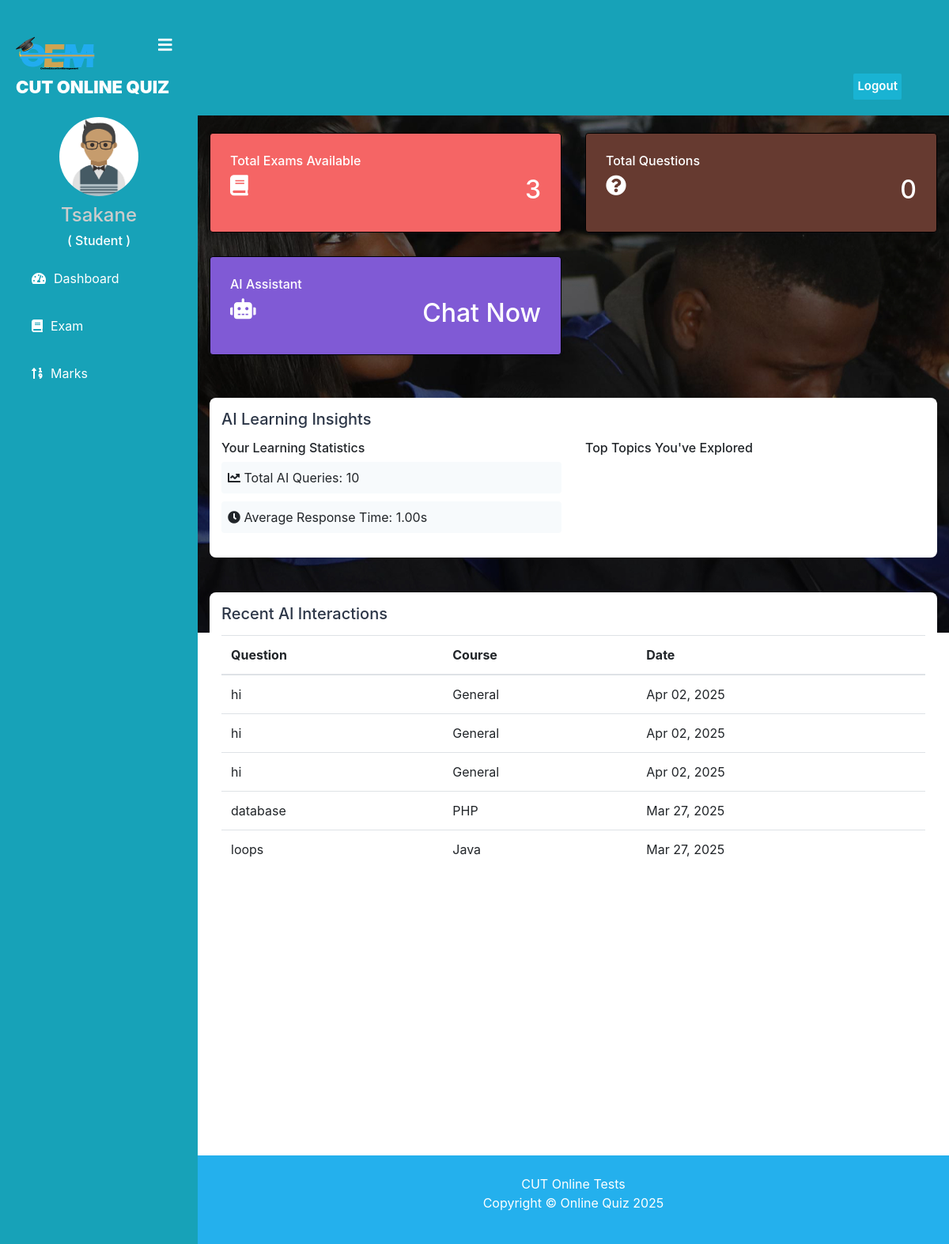
/student/student-dashboard (signed in), run on an earlier commit of the app's database.
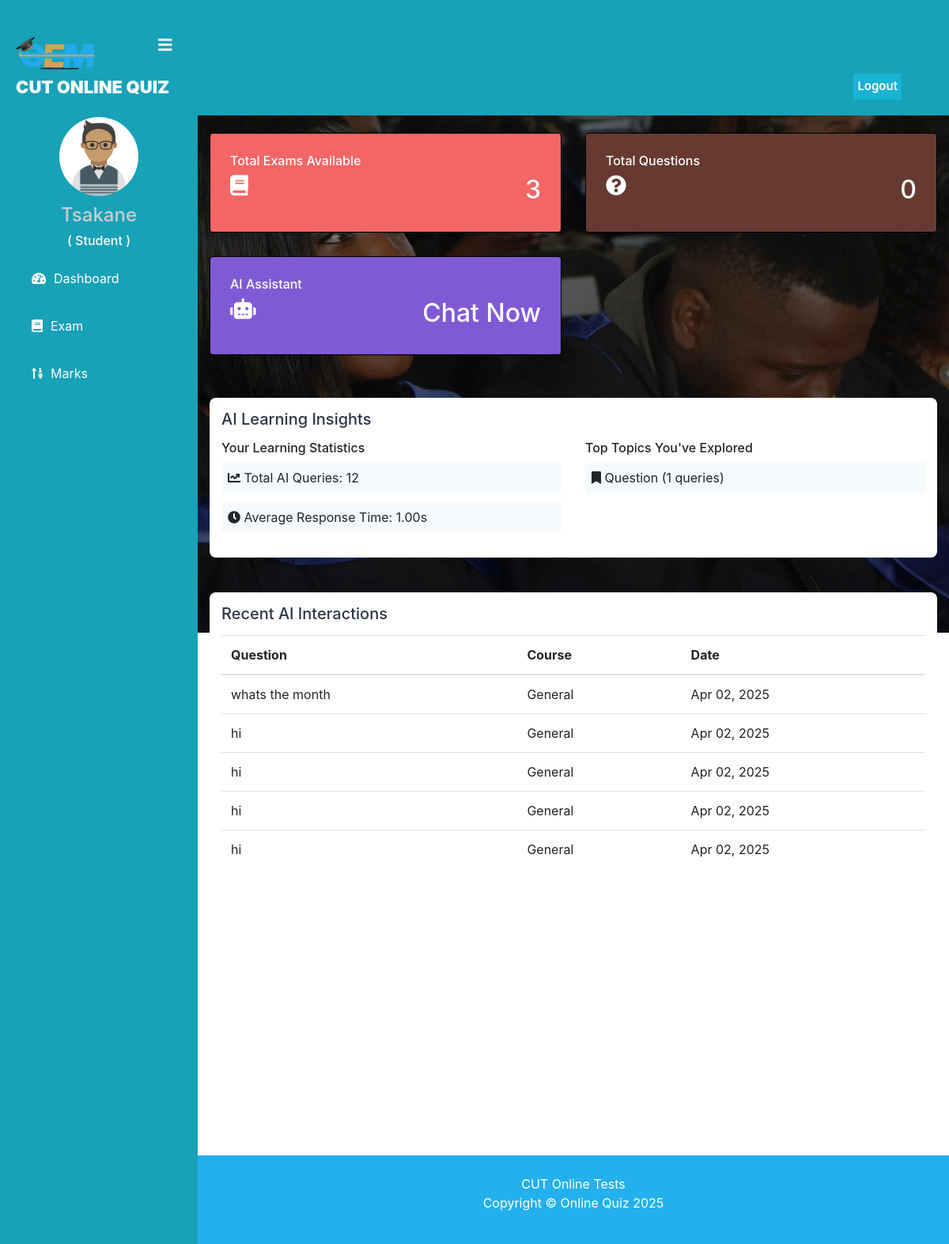
And on a later commit of the database.
### student/models.py (models this page shows, shortened)
class AIChatHistory(models.Model):
    student = models.ForeignKey(Student, on_delete=models.CASCADE)
    question = models.TextField()
    answer = models.TextField()
    timestamp = models.DateTimeField(default=timezone.now)
    course = models.ForeignKey('quiz.Course', on_delete=models.SET_NULL, null=True, blank=True)
    class Meta:
        ordering = ['-timestamp']

### quiz/models.py (models this page shows, shortened)
class Course(models.Model):
   course_name = models.CharField(max_length=50)
   question_number = models.PositiveIntegerField()
   total_marks = models.PositiveIntegerField()

### student/views.py (the view)
# urls.py: path('student-dashboard', views.student_dashboard_view, name='student-dashboard'),
@login_required(login_url='studentlogin')
@user_passes_test(is_student)
def student_dashboard_view(request):
    student = models.Student.objects.get(user_id=request.user.id)
    ai_insights = get_student_ai_insights(student)
    dict={
        'total_course':QMODEL.Course.objects.all().count(),
        'total_question':QMODEL.Question.objects.all().count(),
        'ai_insights': ai_insights,
        'courses': QMODEL.Course.objects.all(),
    }
    return render(request,'student/student_dashboard.html',context=dict)

### student/ai_utils.py (called while the page is built)
def get_student_ai_insights(student):
    try:
        analytics = AIUsageAnalytics.objects.filter(student=student).order_by('-date')[:7]
        recent_chats = AIChatHistory.objects.filter(student=student).order_by('-timestamp')[:5]
        insights = {
            'total_queries': sum(a.total_queries for a in analytics),
            'average_response_time': sum(a.average_response_time for a in analytics) / len(analytics) if analytics else 0,
            'top_topics': get_top_topics(student),
            'recent_chats': recent_chats
        }
        return insights
    except Exception as e:
        logger.error(f"Error getting AI insights for student {student.get_name}: {str(e)}")
        return {
            'total_queries': 0,
            'average_response_time': 0,
            'top_topics': [],
            'recent_chats': []
        }

def get_top_topics(student):
    try:
        analytics = AIUsageAnalytics.objects.filter(student=student)
        topic_frequency = {}
        for analytic in analytics:
            for topic in analytic.topics_covered:
                topic_frequency[topic] = topic_frequency.get(topic, 0) + 1
        return sorted(topic_frequency.items(), key=lambda x: x[1], reverse=True)[:5]
    except Exception as e:
        logger.error(f"Error getting top topics for student {student.get_name}: {str(e)}")
        return []

### student/views.py (called while the page is built)
def is_student(user):
    return user.groups.filter(name='STUDENT').exists()

### templates/student/student_dashboard.html (shortened to what this page needs)
{% extends 'student/studentbase.html' %}
{% load widget_tweaks %}
{% block content %}
<head>
    <link href="http://netdna.bootstrapcdn.com/bootstrap/4.0.0-beta/css/bootstrap.min.css" rel="stylesheet">
    <link rel="stylesheet" href="https://maxcdn.bootstrapcdn.com/bootstrap/4.4.1/css/bootstrap.min.css">
    <link href="https://maxcdn.bootstrapcdn.com/font-awesome/4.3.0/css/font-awesome.min.css" rel="stylesheet">
  </head>
<br><br>
  <div class="container">
    <div class="row">
      <div class="col-md-4 col-xl-6">
        <div class="card bg-c-yellow order-card">
          <div class="card-block">
            <h6 class="m-b-20">Total Exams Available</h6>
           <h2 class="text-right"><i class="fas fa-book f-left"></i><span>{{total_course}}</span></h2>
          </div>
        </div>
      </div>
      <div class="col-md-4 col-xl-6">
        <div class="card bg-c-pink order-card">
          <div class="card-block">
            <h6 class="m-b-20">Total Questions</h6>
            <h2 class="text-right"><i class="fas fa-question-circle f-left"></i><span>{{total_question}}</span></h2>
          </div>
        </div>
      </div>
      <div class="col-md-4 col-xl-6">
        <div class="card bg-c-purple order-card">
          <div class="card-block">
            <h6 class="m-b-20">AI Assistant</h6>
            <h2 class="text-right">
              <i class="fas fa-robot f-left"></i>
              <a href="{% url 'ai_chat' %}" class="text-white">
                <span>Chat Now</span>
              </a>
            </h2>
          </div>
        </div>
      </div>
    </div>
    <div class="row mt-4">
      <div class="col-md-12">
        <div class="ai-insights">
          <h5>AI Learning Insights</h5>
          <div class="row">
            <div class="col-md-6">
              <h6>Your Learning Statistics</h6>
              <ul>
                <li><i class="fas fa-chart-line"></i> Total AI Queries: {{ ai_insights.total_queries }}</li>
                <li><i class="fas fa-clock"></i> Average Response Time: {{ ai_insights.average_response_time|floatformat:2 }}s</li>
              </ul>
            </div>
            <div class="col-md-6">
              <h6>Top Topics You've Explored</h6>
              <ul>
                {% for topic, count in ai_insights.top_topics %}
                <li><i class="fas fa-bookmark"></i> {{ topic|title }} ({{ count }} queries)</li>
                {% endfor %}
              </ul>
            </div>
          </div>
        </div>
      </div>
    </div>
    {% if ai_insights.recent_chats %}
    <div class="row mt-4">
      <div class="col-md-12">
        <div class="ai-insights">
          <h5>Recent AI Interactions</h5>
          <div class="table-responsive">
            <table class="table table-hover">
              <thead>
                <tr>
                  <th>Question</th>
                  <th>Course</th>
                  <th>Date</th>
                </tr>
              </thead>
              <tbody>
                {% for chat in ai_insights.recent_chats %}
                <tr>
                  <td>{{ chat.question|truncatechars:50 }}</td>
                  <td>{{ chat.course.course_name|default:"General" }}</td>
                  <td>{{ chat.timestamp|date:"M d, Y" }}</td>
                </tr>
                {% endfor %}
              </tbody>
            </table>
          </div>
        </div>
      </div>
    </div>
    {% endif %}
  </div>
<br><br><br><br><br><br><br><br><br><br>
{% endblock content %}

### templates/student/studentbase.html (shortened to what this page needs)
<!DOCTYPE html>
{% load static %}
<html lang="en" dir="ltr">
<head>
  <link rel="stylesheet" href="https://cdnjs.cloudflare.com/ajax/libs/font-awesome/5.12.1/css/all.min.css">
</head>
<body>
  <header>
    <label for="check">
      <i style="left: 200px;margin-top: 17px;"class="fas fa-bars" id="sidebar_btn"></i>
    </label>
    <div class="left_area">
      <img src="{% static "../static/image/assets/images/oem.png" %}" width="100rem" class="logo_image" alt="jj">
      <h3 style="color: var(--white);">CUT Online Quiz</h3>
    </div>
    <div class="right_area">
       <form action="{% url 'logout' %}" method="POST">
        <button class="logout_btn" type="submit">Logout</button>
    </form>
    </div>
  </header>
  <div class="sidebar">
    <br><br>
    <center>
      {% if student.profile_pic %}
      <img src="{{ student.profile_pic.url }}" class="profile_image" alt="Profile Picture">
  {% else %}
      <img src="{% static 'image/student.png' %}" class="profile_image" alt="Default Profile Picture">
  {% endif %}
      <h4>{{request.user.first_name}}</h4>
      <h6 style="color: rgb(255, 255, 255);">( Student )</h6>
    </center>
    <a href="/student/student-dashboard"><i class="fas fa-tachometer-alt"></i><span>Dashboard</span></a>
    <a href="/student/student-exam"><i class="fas fa-book"></i><span>Exam</span></a>
    <a href="/student/student-marks"><i class="fas fa-sort-numeric-up"></i><span>Marks</span></a>
  </div>
  <div class="content">
    <br><br><br><br><br>
    {% block content %}
    {% endblock content %}
    <br><br><br>
    {% include "quiz/footer.html" %}
  </div>
</body>
</html>

### templates/quiz/footer.html (shortened to what this page needs)
<!DOCTYPE html>
<html>
<head>
  <link rel="stylesheet" href="https://maxcdn.bootstrapcdn.com/font-awesome/4.7.0/css/font-awesome.min.css">
</head>
<footer>
  <br>
  <div class="container">
    <div class="row">
      <div class="col-md-12 col-sm-12">
        <div style="color:#ffffff;" class="wow fadeInUp footer-copyright">
          <p>CUT Online Tests <br>
            Copyright &copy; Online Quiz 2025 </p><br>
        </div>
      </div>
    </div>
  </div>
</footer>
</html>

### templates/student/studentbase.html (style rules this page uses)
:root { --blue: #24b0ed; --indigo: #6610f2; --purple: #6f42c1; --pink: #e83e8c; --red: #dc3545; --orange: #fd7e14; --yellow: #ffc107; --green: #28a745; --teal: #20c997; --cyan: #17a2b8; --white: #fff; --gray: #6c757d; --gray-dark: #343a40; --primary: #24b0ed; --secondary: #6c757d; --success: #28a745; --info: #17a2b8; --warning: #ffc107; --danger: #dc3545; --light: #f8f9fa; --dark: #343a40; --breakpoint-xs: 0; --breakpoint-sm: 576px; --breakpoint-md: 768px; --breakpoint-lg: 992px; --breakpoint-xl: 1200px; --font-family-sans-serif: -apple-system, BlinkMacSystemFont, "Segoe UI", Roboto, "Helvetica Neue", Arial, "Noto Sans", sans-serif, "Apple Color Emoji", "Segoe UI Emoji", "Segoe UI Symbol", "Noto Color Emoji"; --font-family-monospace: SFMono-Regular, Menlo, Monaco, Consolas, "Liberation Mono", "Courier New", monospace; }
a:link { text-decoration: none; }
body { margin: 0; padding: 0; font-family: "Gill Sans", sans-serif;; }
header { position: fixed; background: var(--cyan); padding: 20px; width: 100%; z-index: 1; }
.left_area h3 { color: #fff; margin: 0px; text-transform: uppercase; font-size: 22px; font-weight: 900; }
.logout_btn { padding: 5px; background: #19B3D3; text-decoration: none; float: right; margin-top: -30px; margin-right: 40px; border-radius: 2px; font-size: 15px; font-weight: 600; color: #fff; transition: 0.5s; border:none; }
.sidebar { background: var(--cyan); margin-top: 70px; padding-top: 30px; position: fixed; left: 0; width: 250px; height: 100%; transition: 0.5s; transition-property: left; }
.sidebar .profile_image { width: 100px; height: 100px; border-radius: 100px; margin-bottom: 10px; }
.sidebar h4 { color: #ccc; margin-top: 0; }
.sidebar a { color: #fff; display: block; width: 100%; line-height: 60px; text-decoration: none; padding-left: 40px; box-sizing: border-box; transition: 0.5s; }
.sidebar i { padding-right: 10px; }
label #sidebar_btn { z-index: 1; color: #fff; position: fixed; cursor: pointer; left: 300px; font-size: 20px; margin: 5px 0; transition: 0.5s; transition-property: color; }
.content { margin-left: 250px; background: url(./../../static/image/assets/images/back2.jpg) no-repeat; background-position: center; background-size: cover; height: 100vh; transition: 0.5s; }

### templates/student/student_dashboard.html (style rules this page uses)
a:link { text-decoration: none; }
.order-card { color: rgb(255, 255, 255); }
.bg-c-yellow { background: #F56565; }
.bg-c-pink { background: #663a30; }
.bg-c-purple { background: #805AD5; }
.card { -webkit-box-shadow: 0 1px 2.94px 0.06px rgba(4, 26, 55, 0.16); box-shadow: 0 1px 2.94px 0.06px rgba(4, 26, 55, 0.16); border: 1px solid black; margin-bottom: 30px; -webkit-transition: all 0.3s ease-in-out; transition: all 0.3s ease-in-out; }
.card .card-block { padding: 25px; }
.order-card i { font-size: 26px; }
.f-left { float: left; }
header { left: 0px; right: 0px; }
.ai-insights { background: #fff; border-radius: 8px; padding: 15px; margin-bottom: 20px; }
.ai-insights h5 { color: #2D3748; margin-bottom: 15px; }
.ai-insights ul { list-style: none; padding: 0; }
.ai-insights li { margin-bottom: 10px; padding: 8px; background: #F7FAFC; border-radius: 4px; }

### templates/quiz/footer.html (style rules this page uses)
:root { --blue: #24b0ed; --indigo: #6610f2; --purple: #6f42c1; --pink: #e83e8c; --red: #dc3545; --orange: #fd7e14; --yellow: #ffc107; --green: #28a745; --teal: #20c997; --cyan: #17a2b8; --white: #fff; --gray: #6c757d; --gray-dark: #343a40; --primary: #24b0ed; --secondary: #6c757d; --success: #28a745; --info: #17a2b8; --warning: #ffc107; --danger: #dc3545; --light: #f8f9fa; --dark: #343a40; --breakpoint-xs: 0; --breakpoint-sm: 576px; --breakpoint-md: 768px; --breakpoint-lg: 992px; --breakpoint-xl: 1200px; --font-family-sans-serif: -apple-system, BlinkMacSystemFont, "Segoe UI", Roboto, "Helvetica Neue", Arial, "Noto Sans", sans-serif, "Apple Color Emoji", "Segoe UI Emoji", "Segoe UI Symbol", "Noto Color Emoji"; --font-family-monospace: SFMono-Regular, Menlo, Monaco, Consolas, "Liberation Mono", "Courier New", monospace; }
footer { padding: 0px 0px 0px 0px; background-color: var(--blue); margin: 0px; }
p { text-align: center; }

What changed in the data, as far as the page shows it:
no longer on this page (row unchanged): AIChatHistory: question "database", course.course_name "PHP", timestamp "Mar 27, 2025"
no longer on this page (row unchanged): AIChatHistory: question "loops", course.course_name "Java", timestamp "Mar 27, 2025"
added AIChatHistory: question "whats the month", course.course_name "General", timestamp "Apr 02, 2025"
added AIChatHistory: question "hi", course.course_name "General", timestamp "Apr 02, 2025"
Also different on the page:
{{ ai_insights.total_queries }}: "10" → "12"
new list line: "Question ( 1 queries)"
